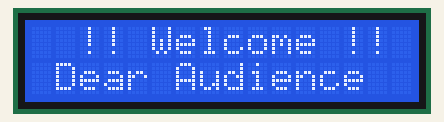
Recording of a sketch running on a simulated Arduino Uno, built with avr-gcc and run on an emulated ATmega328P. Parts: 16×2 character LCD.

Above: at 0.1 s.
At 10.3 s:
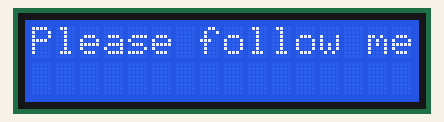
At 25.6 s:
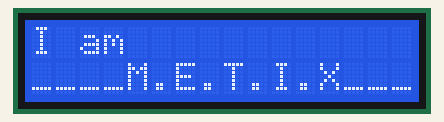
At 35.8 s:
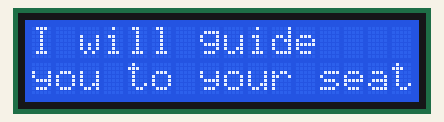

Measured:
- what the display in image 0 shows lasts 5.1 s, from 0.1 s to 5.2 s

The sketch:

001MetixLCDNano.ino
```cpp
#include <LiquidCrystal_I2C.h>
LiquidCrystal_I2C lcd(0x27,16,2);  // set the LCD address to 0x3F for a 16 chars and 2 line display


void setup() {


}

void loop() {
  // put your main code here, to run repeatedly:
  // Print a message on both lines of the LCD.
    //  your setup code here, to run once:
  lcd.init();
  lcd.clear();
  lcd.backlight();      // Make sure backlight is on

  lcd.setCursor(2,0);   //Set cursor to character 2 on line 0
  lcd.print("!! Welcome !!");
  lcd.setCursor(0, 1);
  lcd.print(" Dear Audience");
  delay(5000);

  lcd.init();
  lcd.clear();
  lcd.backlight();      // Make sure backlight is on

  lcd.setCursor(0,0);   //Set cursor to character 2 on line 0
  lcd.print("I am");
  lcd.setCursor(0, 1);
  lcd.print("____M.E.T.I.X____");
  delay(5000);

/*
  lcd.init();
  lcd.clear();
  lcd.backlight();      // Make sure backlight is on

  lcd.setCursor(0,0);   //Set cursor to character 2 on line 0
  lcd.print("I am here");
  lcd.setCursor(0, 1);
  lcd.print("to guide you");
  delay(5000);
*/
  lcd.init();
  lcd.clear();
  lcd.backlight();      // Make sure backlight is on

  lcd.setCursor(0,0);   //Set cursor to character 2 on line 0
  lcd.print("Please follow me");
  lcd.setCursor(0, 1);
  delay(5000);


   lcd.init();
  lcd.clear();
  lcd.backlight();      // Make sure backlight is on

  lcd.setCursor(0,0);   //Set cursor to character 2 on line 0
  lcd.print("I will guide");
  lcd.setCursor(0, 1);
  lcd.print("you to your seats");
  delay(5000);

}
```
